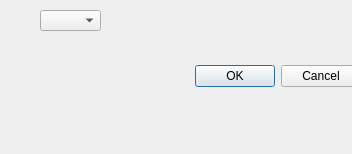
<?xml version="1.0" encoding="UTF-8"?>
<ui version="4.0">
 <class>Dialog</class>
 <widget class="QDialog" name="Dialog">
  <property name="geometry">
   <rect>
    <x>0</x>
    <y>0</y>
    <width>352</width>
    <height>154</height>
   </rect>
  </property>
  <property name="windowTitle">
   <string>Dialog</string>
  </property>
  <widget class="QDialogButtonBox" name="buttonBox">
   <property name="geometry">
    <rect>
     <x>160</x>
     <y>60</y>
     <width>201</width>
     <height>32</height>
    </rect>
   </property>
   <property name="orientation">
    <enum>Qt::Horizontal</enum>
   </property>
   <property name="standardButtons">
    <set>QDialogButtonBox::Cancel|QDialogButtonBox::Ok</set>
   </property>
  </widget>
  <widget class="QComboBox" name="comboBox">
   <property name="geometry">
    <rect>
     <x>40</x>
     <y>10</y>
     <width>61</width>
     <height>21</height>
    </rect>
   </property>
  </widget>
 </widget>
 <resources/>
 <connections>
  <connection>
   <sender>buttonBox</sender>
   <signal>accepted()</signal>
   <receiver>Dialog</receiver>
   <slot>accept()</slot>
   <hints>
    <hint type="sourcelabel">
     <x>248</x>
     <y>254</y>
    </hint>
    <hint type="destinationlabel">
     <x>157</x>
     <y>274</y>
    </hint>
   </hints>
  </connection>
  <connection>
   <sender>buttonBox</sender>
   <signal>rejected()</signal>
   <receiver>Dialog</receiver>
   <slot>reject()</slot>
   <hints>
    <hint type="sourcelabel">
     <x>316</x>
     <y>260</y>
    </hint>
    <hint type="destinationlabel">
     <x>286</x>
     <y>274</y>
    </hint>
   </hints>
  </connection>
 </connections>
</ui>
